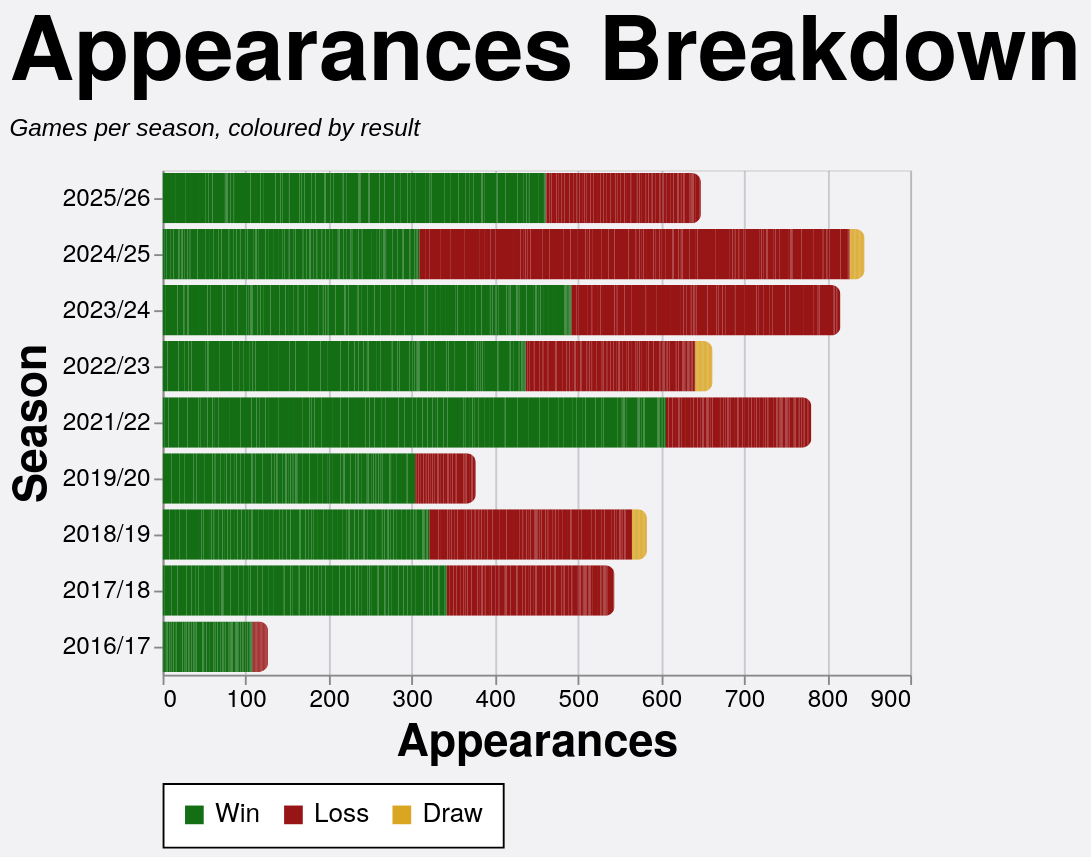

The Vega-Lite source for this figure:
### Vega-Lite specification from a JSON file in a GitHub repository (floating-point values rounded to 4 significant figures; data arrays with more than 128 entries replaced by an {"elided": "..."} marker saying what was removed)
{"config": {"axis": {"labelFont": "PT Sans Narrow, Helvetica Neue, Helvetica, Arial, sans-serif", "titleFont": "PT Sans Narrow, Helvetica Neue, Helvetica, Arial, sans-serif", "labelFontSize": 13, "titleFontSize": 24, "gridColor": "#202947", "gridOpacity": 0.2, "zindex": 1}, "text": {"font": "Lato, sans-serif"}, "bar": {"cornerRadiusEnd": 5}, "header": {"labelFont": "PT Sans Narrow, Helvetica Neue, Helvetica, Arial, sans-serif", "titleFont": "PT Sans Narrow, Helvetica Neue, Helvetica, Arial, sans-serif", "labelFontSize": 24, "titleFontSize": 28, "labelFontWeight": "bold", "orient": "left"}, "legend": {"labelFont": "PT Sans Narrow, Helvetica Neue, Helvetica, Arial, sans-serif", "titleFont": "PT Sans Narrow, Helvetica Neue, Helvetica, Arial, sans-serif", "labelFontSize": 14, "titleFontSize": 16, "titlePadding": 5, "fillColor": "white", "strokeColor": "black", "padding": 10, "titleFontWeight": "lighter", "titleFontStyle": "italic", "titleColor": "gray", "offset": 10}, "title": {"font": "PT Sans Narrow, Helvetica Neue, Helvetica, Arial, sans-serif", "fontSize": 48, "fontWeight": "bold", "anchor": "start", "align": "center", "titlePadding": 20, "subtitlePadding": 10, "subtitleFontSize": 13, "subtitleColor": "", "subtitleFontStyle": "italic", "offset": 15, "color": "black"}, "axisX": {"labelAngle": 0}, "facet": {"title": null, "header": null, "align": {"row": "each", "column": "each"}}, "resolve": {"scale": {"y": "independent", "facet": "independent"}}, "background": "#f2f1f4", "scale": {"offsetBandPaddingOuter": 0.2, "offsetBandPaddingInner": 0.1}}, "data": {"name": "data-97ac47880b2a802431be9674dd44a21a"}, "mark": {"type": "bar"}, "encoding": {"color": {"field": "color_value", "legend": {"orient": "bottom", "title": null}, "scale": {"domain": ["Win", "Loss", "Draw"], "range": ["#146f14", "#981515", "goldenrod"]}, "sort": {"field": "sum(apps)", "op": "sum", "order": "descending"}, "type": "nominal"}, "tooltip": [{"field": "player", "title": "Player", "type": "nominal"}, {"field": "season", "title": "Season", "type": "nominal"}, {"field": "color_value", "title": "Group", "type": "nominal"}, {"aggregate": "sum", "field": "apps", "title": "Appearances", "type": "quantitative"}], "x": {"aggregate": "sum", "field": "apps", "title": "Appearances", "type": "quantitative"}, "y": {"field": "season", "sort": {"field": "season_sort", "op": "max", "order": "descending"}, "title": "Season", "type": "nominal"}}, "height": {"step": 30}, "title": {"text": "Appearances Breakdown", "subtitle": "Games per season, coloured by result"}, "width": 400, "$schema": "https://vega.github.io/schema/vega-lite/v5.20.1.json", "datasets": {"data-97ac47880b2a802431be9674dd44a21a": {"elided": "2498 records"}}}
